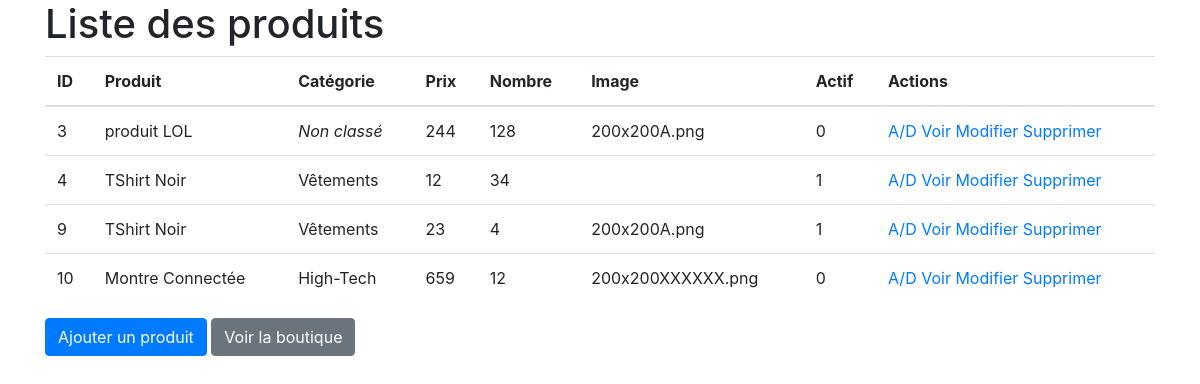
The page / on the database its author committed.
### tables this page shows
CREATE TABLE IF NOT EXISTS `liste` (
  `id` int NOT NULL AUTO_INCREMENT,
  `produit` varchar(200) NOT NULL,
  `prix` varchar(20) NOT NULL,
  `nombre` int NOT NULL,
  `image_produit` varchar(300) NOT NULL,
  `actif` int NOT NULL,
  `categorie_id` int NULL,
  PRIMARY KEY (`id`),
  KEY `fk_liste_categorie` (`categorie_id`),
  CONSTRAINT `fk_liste_categorie` FOREIGN KEY (`categorie_id`) REFERENCES `categories` (`id`) ON DELETE SET NULL
);

CREATE TABLE IF NOT EXISTS `categories` (
  `id` int NOT NULL AUTO_INCREMENT,
  `nom_categorie` varchar(100) NOT NULL,
  PRIMARY KEY (`id`)
);

### index.php (the view, shortened to what this page needs)
<?php
require_once('connect.php');
$sql = 'SELECT `liste`.*, `categories`.`nom_categorie`
        FROM `liste`
        LEFT JOIN `categories` ON `liste`.`categorie_id` = `categories`.`id`
        ORDER BY `liste`.`id` ASC';
$query = $db->prepare($sql);
$query->execute();
$result = $query->fetchAll(PDO::FETCH_ASSOC);
?>
<!DOCTYPE html>
<html lang="fr">
<head>
    <link rel="stylesheet" href="https://stackpath.bootstrapcdn.com/bootstrap/4.4.1/css/bootstrap.min.css">
</head>
<body>
    <main class="container">
        <div class="row">
            <section class="col-12">
                <h1>Liste des produits</h1>
                <table class="table">
                    <thead>
                        <th>ID</th>
                        <th>Produit</th>
                        <th>Catégorie</th>
                        <th>Prix</th>
                        <th>Nombre</th>
                        <th>Image</th>
                        <th>Actif</th>
                        <th>Actions</th>
                    </thead>
                    <tbody>
                        <?php
                        foreach($result as $produit){
                        ?>
                            <tr>
                                <td><?= $produit['id'] ?></td>
                                <td><?= $produit['produit'] ?></td>
                                <td><?= $produit['nom_categorie'] ?? '<em>Non classé</em>' ?></td>
                                <td><?= $produit['prix'] ?></td>
                                <td><?= $produit['nombre'] ?></td>
                                <td><?= $produit['image_produit'] ?></td>
                                <td><?= $produit['actif'] ?></td>
                                <td><a href="disable.php?id=<?= $produit['id'] ?>">A/D</a> <a href="details.php?id=<?= $produit['id'] ?>">Voir</a> <a href="edit.php?id=<?= $produit['id'] ?>">Modifier</a> <a href="delete.php?id=<?= $produit['id'] ?>">Supprimer</a></td>
                            </tr>
                        <?php
                        }
                        ?>
                    </tbody>
                </table>
                <a href="add.php" class="btn btn-primary">Ajouter un produit</a>
                <a href="site.php" class="btn btn-secondary">Voir la boutique</a>
            </section>
        </div>
    </main>
</body>
</html>

### rows shown on the page
liste: id "3", produit "produit LOL", nom_categorie "Non classé", prix "244", nombre "128", image_produit "200x200A.png", actif "0"
liste: id "4", produit "TShirt Noir", categorie.nom_categorie "Vêtements", prix "12", nombre "34", actif "1"
liste: id "9", produit "TShirt Noir", categorie.nom_categorie "Vêtements", prix "23", nombre "4", image_produit "200x200A.png", actif "1"
liste: id "10", produit "Montre Connectée", categorie.nom_categorie "High-Tech", prix "659", nombre "12", image_produit "200x200XXXXXX.png", actif "0"
